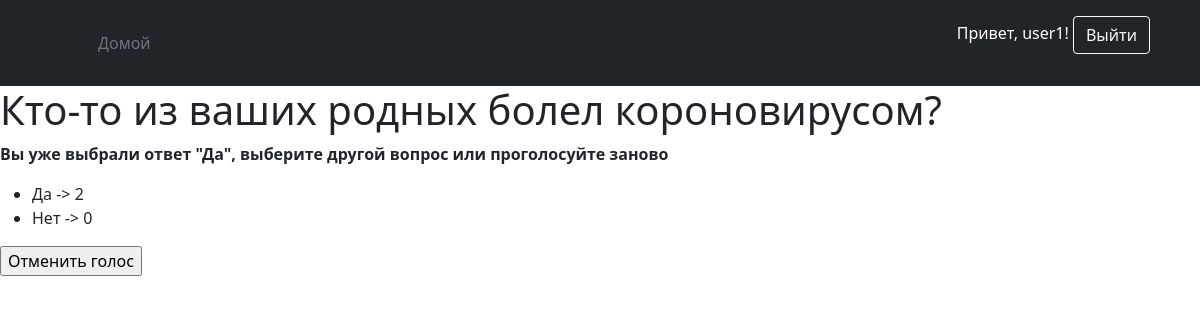
/2/ (signed in), run on the app's committed database.
### covid/models.py (models this page shows, shortened)
class Question(models.Model):
    question_text = models.CharField(max_length=200, verbose_name="Вопрос")
    pub_date = models.DateTimeField(verbose_name="Дата публикации",
                                    default=datetime.datetime.now())
    is_active = models.BooleanField(verbose_name="Опубликован", default=True)
    class Meta:
        verbose_name = 'Вопрос'
        verbose_name_plural = 'Вопросы'

class Choice(models.Model):
    question = models.ForeignKey(Question, on_delete=models.CASCADE)
    choice_text = models.CharField(max_length=200, verbose_name="Ответы")
    def __str__(self):
        return self.choice_text
    class Meta:
        verbose_name = 'Ответы'
        verbose_name_plural = 'Ответы'

### covid/views.py (the view)
# urls.py: path('<int:question_id>/', DetailsView.as_view(), name='detail'),
class DetailsView(View):
    def get(self, request, question_id):
        question = get_question(question_id)
        if check_user_vote(request, question_id) == True:
            choices = get_count_choices(question_id)
            user_choice = get_user_choice(request, question_id)
            return TemplateResponse(request, 'covid/results.html',
                                            {'question': question,
                                             'choices': choices,
                                             'error_message': f'Вы уже выбрали ответ "{user_choice}",\
                                              выберите другой вопрос или проголосуйте заново'})
        return TemplateResponse(request, 'covid/detail.html', {'question': question})

### covid/services.py (called while the page is built)
def get_question(question_id):
    question = get_object_or_404(Question, pk=question_id)
    return question

def check_user_vote(request, question_id):
    result_check = UserVote.objects.select_related('choice') \
                                   .filter(user=request.user, choice__question_id=question_id) \
                                   .exists()
    return result_check

def get_count_choices(question_id):
    choices = get_question(question_id).choice_set.annotate(votes_count=Count('uservote'))
    return choices

def get_user_choice(request, question_id):
    user_choice = Choice.objects.filter(question_id=question_id, id__in=request.user.uservote_set
                                .values_list('choice_id', flat=True))\
                                .first()
    return user_choice

### covid/templates/covid/results.html (shortened to what this page needs)
{% extends 'covid/base.html' %}
{% block content %}
<h1>{{ question.question_text }}</h1>
{% if error_message %}<p><strong>{{ error_message }}</strong></p>{% endif %}
<ul>
    {% for choice in choices %}
    <li>{{ choice.choice_text }} -> {{ choice.votes_count }}</li>
    {% endfor %}
</ul>
<form action="{% url 'covid:cancel_vote' question.id %}" method="POST">
    <input type="submit" value="Отменить голос">
</form>
{% endblock %}

### covid/templates/covid/base.html (shortened to what this page needs)
<!DOCTYPE html>
<html lang="en">
<head>
    <link href="https://cdn.jsdelivr.net/npm/bootstrap@5.1.3/dist/css/bootstrap.min.css" rel="stylesheet"
>
</head>
<header class="p-3 bg-dark text-white">
    <div class="container">
        <div class="d-flex flex-wrap align-items-center justify-content-center justify-content-lg-start">
            <a href="/" class="d-flex align-items-center mb-2 mb-lg-0 text-white text-decoration-none">
                <svg class="bi me-2" width="40" height="32" role="img" aria-label="Bootstrap">
                    <use xlink:href="#bootstrap"/>
                </svg>
            </a>
            <ul class="nav col-12 col-lg-auto me-lg-auto mb-2 justify-content-center mb-md-0">
                <li><a href="/" class="nav-link px-2 text-secondary">Домой</a></li>
            </ul>
            <div class="text-end">
                {% if request.user.is_authenticated %}
                <p>Привет, {{user.username}}! <a href="{% url 'covid:logout' %}">
                    <button type="button" class="btn btn-outline-light me-2">Выйти</button>
                </a></p>
                {% endif %}
            </div>
        </div>
    </div>
</header>
<body>
{% block content %}
{% endblock %}
</body>
</html>

### data on the page
Question: question_text "Кто-то из ваших родных болел короновирусом?"
Choice: choice_text "Да", votes_count "2"
Choice: choice_text "Нет", votes_count "0"

### other printed values
{{ user.username }} "user1"
{{ error_message }} "Вы уже выбрали ответ \"Да\", выберите другой вопрос или проголосуйте заново"
